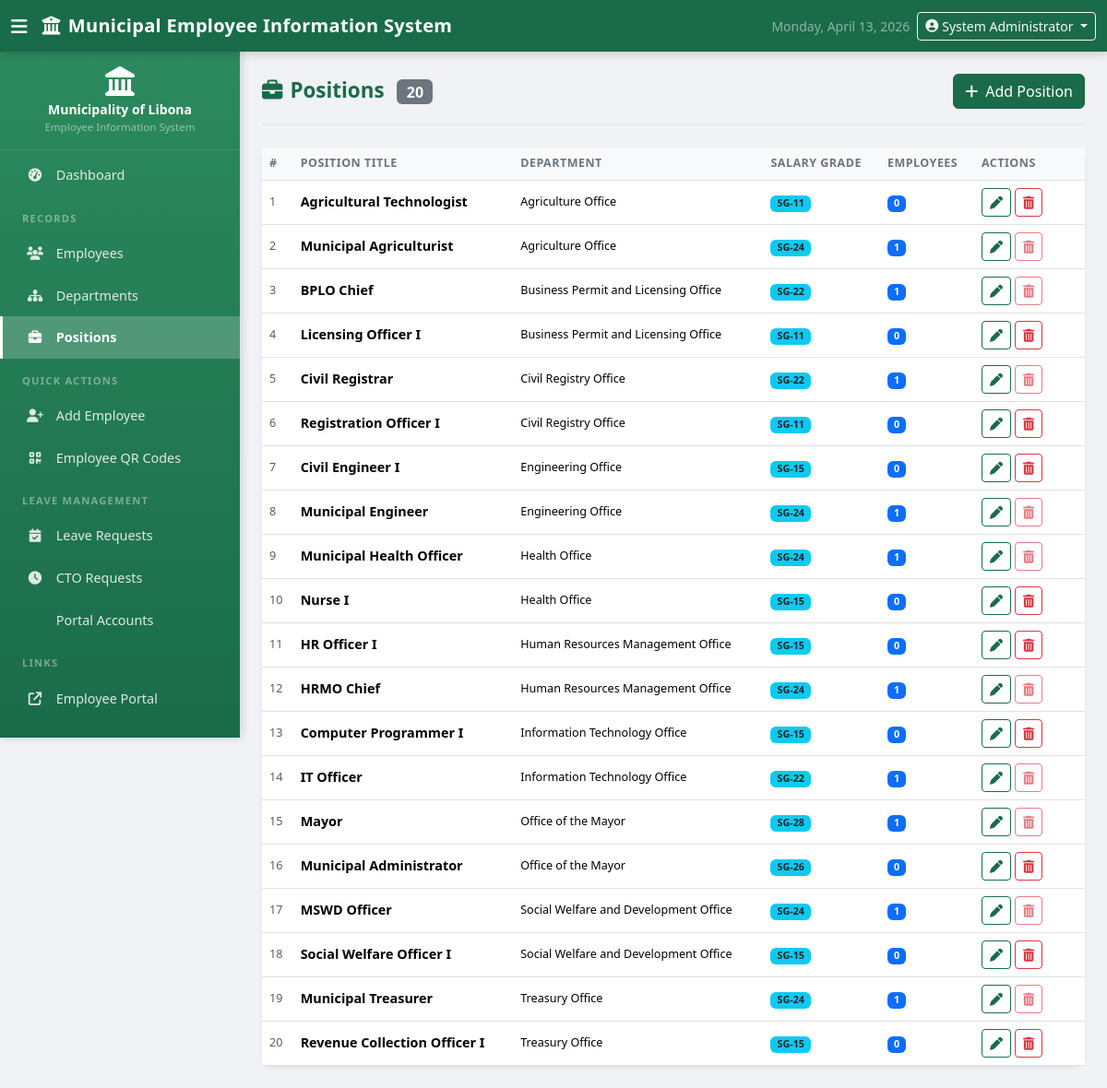
The page /positions/index.php (signed in) on the database its author committed.
### tables this page shows
CREATE TABLE IF NOT EXISTS `positions` (
  `id`            INT(11)      NOT NULL AUTO_INCREMENT,
  `title`         VARCHAR(150) NOT NULL,
  `department_id` INT(11)      DEFAULT NULL,
  `salary_grade`  INT(3)       DEFAULT NULL,
  `description`   TEXT,
  `created_at`    TIMESTAMP    NOT NULL DEFAULT CURRENT_TIMESTAMP,
  PRIMARY KEY (`id`),
  KEY `fk_pos_dept` (`department_id`),
  CONSTRAINT `fk_pos_dept` FOREIGN KEY (`department_id`)
    REFERENCES `departments` (`id`) ON DELETE SET NULL
);

CREATE TABLE IF NOT EXISTS `departments` (
  `id`          INT(11)      NOT NULL AUTO_INCREMENT,
  `name`        VARCHAR(150) NOT NULL,
  `code`        VARCHAR(20)  NOT NULL,
  `description` TEXT,
  `head_name`   VARCHAR(100) DEFAULT NULL,
  `created_at`  TIMESTAMP    NOT NULL DEFAULT CURRENT_TIMESTAMP,
  `updated_at`  TIMESTAMP    NOT NULL DEFAULT CURRENT_TIMESTAMP ON UPDATE CURRENT_TIMESTAMP,
  PRIMARY KEY (`id`),
  UNIQUE KEY `uq_code` (`code`)
);

### config/config.php (called while the page is built, shortened)
<?php
function e(?string $str): string {
    return htmlspecialchars((string)$str, ENT_QUOTES | ENT_SUBSTITUTE, 'UTF-8');
}

### positions/index.php (the view, shortened to what this page needs)
<?php
require_once __DIR__ . '/../config/config.php';
$db = getDB();
$positions = $db->query(
    "SELECT p.*, d.name AS dept_name, COUNT(e.id) AS employee_count
     FROM positions p
     LEFT JOIN departments d ON d.id = p.department_id
     LEFT JOIN employees   e ON e.position_id = p.id
     GROUP BY p.id
     ORDER BY d.name, p.title"
)->fetchAll();
require_once __DIR__ . '/../includes/header.php';
?>
<div class="page-header">
    <h2><i class="fas fa-briefcase me-2"></i>Positions
        <span class="badge bg-secondary ms-2 fs-6"><?= count($positions) ?></span>
    </h2>
    <a href="<?= BASE_URL ?>/positions/add.php" class="btn btn-primary no-print">
        <i class="fas fa-plus me-1"></i> Add Position
    </a>
</div>
<div class="card shadow-sm">
    <div class="card-body p-0">
        <div class="table-responsive">
            <table class="table table-hover mb-0">
                <thead>
                    <tr>
                        <th>#</th>
                        <th>Position Title</th>
                        <th>Department</th>
                        <th>Salary Grade</th>
                        <th>Employees</th>
                        <th class="no-print" style="width:120px">Actions</th>
                    </tr>
                </thead>
                <tbody>
                <?php if (empty($positions)): ?>
                <tr>
                    <td colspan="6" class="text-center text-muted py-4">
                        No positions yet. <a href="<?= BASE_URL ?>/positions/add.php">Add one →</a>
                    </td>
                </tr>
                <?php else: ?>
                <?php foreach ($positions as $i => $pos): ?>
                <tr>
                    <td class="text-muted small align-middle"><?= $i + 1 ?></td>
                    <td class="fw-semibold align-middle"><?= e($pos['title']) ?></td>
                    <td class="small align-middle"><?= e($pos['dept_name'] ?? '—') ?></td>
                    <td class="align-middle">
                        <?php if ($pos['salary_grade']): ?>
                        <span class="badge bg-info text-dark">SG-<?= $pos['salary_grade'] ?></span>
                        <?php else: ?>
                        <span class="text-muted">—</span>
                        <?php endif; ?>
                    </td>
                    <td class="align-middle">
                        <span class="badge bg-primary"><?= $pos['employee_count'] ?></span>
                    </td>
                    <td class="align-middle no-print">
                        <div class="d-flex gap-1">
                            <a href="<?= BASE_URL ?>/positions/edit.php?id=<?= $pos['id'] ?>"
                               class="btn btn-sm btn-outline-primary" title="Edit">
                                <i class="fas fa-pen"></i>
                            </a>
                            <form method="POST"
                                  action="<?= BASE_URL ?>/positions/delete.php"
                                  class="form-delete d-inline">
                                <button type="submit" class="btn btn-sm btn-outline-danger"
                                        title="Delete"
                                        <?= $pos['employee_count'] > 0 ? 'disabled title="Cannot delete: has employees"' : '' ?>>
                                    <i class="fas fa-trash-alt"></i>
                                </button>
                            </form>
                        </div>
                    </td>
                </tr>
                <?php endforeach; ?>
                <?php endif; ?>
                </tbody>
            </table>
        </div>
    </div>
</div>
<?php require_once __DIR__ . '/../includes/footer.php'; ?>

### assets/css/style.css (style rules this page uses)
:root { --sidebar-width : 260px; --navbar-height : 56px; --primary : #1a6b4a; --primary-dark : #0f4530; --primary-mid : #2c8a5e; --accent : #3fbf7f; --sidebar-text : rgba(255,255,255,.85); --radius : 12px; }
body { font-family : 'Segoe UI', Tahoma, Geneva, Verdana, sans-serif; background-color: #f0f2f5; color : #333; }
.card { border : none; border-radius: var(--radius); box-shadow : 0 2px 12px rgba(0,0,0,.07); }
.table { font-size: .9rem; }
.table thead th { font-size : .78rem; font-weight : 700; text-transform: uppercase; letter-spacing: .5px; color : #6c757d; background : #f8f9fa; border-bottom-width: 1px; }
.table tbody tr { transition: background-color .15s; }
.btn-primary { background-color: var(--primary); border-color: var(--primary); }
.btn-outline-primary { color: var(--primary); border-color: var(--primary); }
.page-header { display : flex; align-items : center; justify-content: space-between; margin-bottom : 1.5rem; padding-bottom : 1rem; border-bottom : 2px solid #e9ecef; }
.page-header h2 { font-size : 1.4rem; font-weight: 700; color : var(--primary); margin : 0; }

### rows shown on the page
positions: title "Agricultural Technologist", department.name "Agriculture Office", salary_grade "11", employee_count "0"
positions: title "Municipal Agriculturist", department.name "Agriculture Office", salary_grade "24", employee_count "1"
positions: title "BPLO Chief", department.name "Business Permit and Licensing Office", salary_grade "22", employee_count "1"
positions: title "Licensing Officer I", department.name "Business Permit and Licensing Office", salary_grade "11", employee_count "0"
positions: title "Civil Registrar", department.name "Civil Registry Office", salary_grade "22", employee_count "1"
positions: title "Registration Officer I", department.name "Civil Registry Office", salary_grade "11", employee_count "0"
positions: title "Civil Engineer I", department.name "Engineering Office", salary_grade "15", employee_count "0"
positions: title "Municipal Engineer", department.name "Engineering Office", salary_grade "24", employee_count "1"
positions: title "Municipal Health Officer", department.name "Health Office", salary_grade "24", employee_count "1"
positions: title "Nurse I", department.name "Health Office", salary_grade "15", employee_count "0"
positions: title "HR Officer I", department.name "Human Resources Management Office", salary_grade "15", employee_count "0"
positions: title "HRMO Chief", department.name "Human Resources Management Office", salary_grade "24", employee_count "1"
positions: title "Computer Programmer I", department.name "Information Technology Office", salary_grade "15", employee_count "0"
positions: title "IT Officer", department.name "Information Technology Office", salary_grade "22", employee_count "1"
positions: title "Mayor", department.name "Office of the Mayor", salary_grade "28", employee_count "1"
positions: title "Municipal Administrator", department.name "Office of the Mayor", salary_grade "26", employee_count "0"
positions: title "MSWD Officer", department.name "Social Welfare and Development Office", salary_grade "24", employee_count "1"
positions: title "Social Welfare Officer I", department.name "Social Welfare and Development Office", salary_grade "15", employee_count "0"
positions: title "Municipal Treasurer", department.name "Treasury Office", salary_grade "24", employee_count "1"
positions: title "Revenue Collection Officer I", department.name "Treasury Office", salary_grade "15", employee_count "0"

### other values the page prints
APP_NAME "Municipal Employee Information System"
$_SESSION['full_name'] "System Administrator"
MUNICIPALITY "Municipality of Libona"
count($positions) "20"
